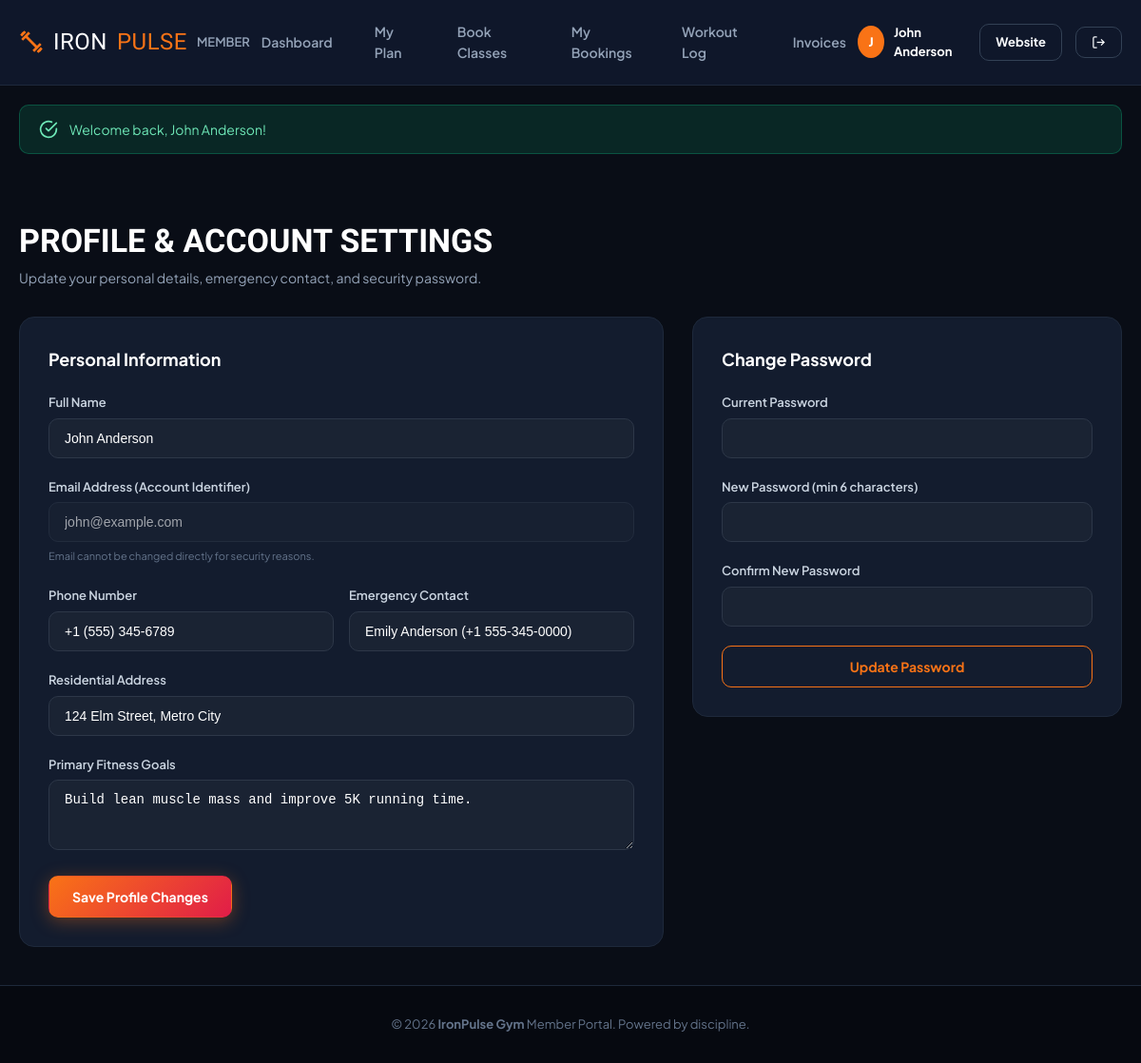
Page /member/profile.php (signed in) on the committed database.
### tables this page shows
CREATE TABLE `users` (
  `id` INT AUTO_INCREMENT PRIMARY KEY,
  `full_name` VARCHAR(100) NOT NULL,
  `email` VARCHAR(120) NOT NULL UNIQUE,
  `password` VARCHAR(255) NOT NULL,
  `phone` VARCHAR(30) DEFAULT NULL,
  `role` ENUM('admin', 'member') NOT NULL DEFAULT 'member',
  `gender` ENUM('male', 'female', 'other') DEFAULT 'other',
  `dob` DATE DEFAULT NULL,
  `avatar` VARCHAR(255) DEFAULT 'default-avatar.png',
  `address` TEXT DEFAULT NULL,
  `emergency_contact` VARCHAR(150) DEFAULT NULL,
  `fitness_goals` TEXT DEFAULT NULL,
  `status` ENUM('active', 'inactive', 'suspended') NOT NULL DEFAULT 'active',
  `created_at` TIMESTAMP DEFAULT CURRENT_TIMESTAMP,
  `updated_at` TIMESTAMP DEFAULT CURRENT_TIMESTAMP ON UPDATE CURRENT_TIMESTAMP
);

### config/config.php (called while the page is built, shortened)
<?php
function url($path = '') {
    $cleanPath = ltrim($path, '/');
    return BASE_URL . ($cleanPath ? '/' . $cleanPath : '');
}
function asset($path = '') {
    return url('assets/' . ltrim($path, '/'));
}

### config/auth.php (called while the page is built, shortened)
<?php
require_once __DIR__ . '/config.php';
function is_logged_in() {
    return !empty($_SESSION['user_id']) && !empty($_SESSION['user_role']);
}
function current_user() {
    static $user = null;
    if ($user === null) {
        $db = getDB();
        $stmt = $db->prepare("SELECT * FROM users WHERE id = ? AND status = 'active' LIMIT 1");
        $stmt->execute([$_SESSION['user_id']]);
        $user = $stmt->fetch();
    }
    return $user;
}

### member/profile.php (the view, shortened to what this page needs)
<?php
require_once __DIR__ . '/../config/config.php';
require_once __DIR__ . '/../config/auth.php';
$user = current_user();
$user = current_user();
require_once __DIR__ . '/includes/member_header.php';
?>
<div class="container" style="padding: 40px 20px;">
    <div style="margin-bottom: 30px;">
        <h1 style="font-family: var(--font-heading); font-size: 34px; color: #fff;">PROFILE & ACCOUNT SETTINGS</h1>
        <p style="color: var(--text-muted); font-size: 14px;">Update your personal details, emergency contact, and security password.</p>
    </div>
    <div style="display: grid; grid-template-columns: 1.2fr 0.8fr; gap: 30px; align-items: start;">
        <div style="background: var(--mem-card); border: 1px solid var(--mem-border); border-radius: 16px; padding: 30px;">
            <h3 style="font-size: 18px; font-weight: 700; color: #fff; margin-bottom: 20px;">Personal Information</h3>
            <form method="POST" action="">
                <div class="form-group">
                    <label>Full Name</label>
                    <input type="text" name="full_name" class="form-control" value="<?= htmlspecialchars($user['full_name']) ?>" required>
                </div>
                <div class="form-group">
                    <label>Email Address (Account Identifier)</label>
                    <input type="email" class="form-control" value="<?= htmlspecialchars($user['email']) ?>" disabled style="opacity: 0.6; cursor: not-allowed;">
                    <small style="color: var(--text-dim); font-size: 11px;">Email cannot be changed directly for security reasons.</small>
                </div>
                <div style="display: grid; grid-template-columns: 1fr 1fr; gap: 16px;">
                    <div class="form-group">
                        <label>Phone Number</label>
                        <input type="tel" name="phone" class="form-control" value="<?= htmlspecialchars($user['phone'] ?? '') ?>">
                    </div>
                    <div class="form-group">
                        <label>Emergency Contact</label>
                        <input type="text" name="emergency_contact" class="form-control" placeholder="Name & Phone" value="<?= htmlspecialchars($user['emergency_contact'] ?? '') ?>">
                    </div>
                </div>
                <div class="form-group">
                    <label>Residential Address</label>
                    <input type="text" name="address" class="form-control" value="<?= htmlspecialchars($user['address'] ?? '') ?>" placeholder="Street, City, Zip">
                </div>
                <div class="form-group">
                    <label>Primary Fitness Goals</label>
                    <textarea name="fitness_goals" class="form-control" rows="3"><?= htmlspecialchars($user['fitness_goals'] ?? '') ?></textarea>
                </div>
                <button type="submit" class="btn btn-primary">
                    Save Profile Changes
                </button>
            </form>
        </div>
        <div style="background: var(--mem-card); border: 1px solid var(--mem-border); border-radius: 16px; padding: 30px;">
            <h3 style="font-size: 18px; font-weight: 700; color: #fff; margin-bottom: 20px;">Change Password</h3>
            <form method="POST" action="">
                <div class="form-group">
                    <label>Current Password</label>
                    <input type="password" name="current_password" class="form-control" required>
                </div>
                <div class="form-group">
                    <label>New Password (min 6 characters)</label>
                    <input type="password" name="new_password" class="form-control" required>
                </div>
                <div class="form-group">
                    <label>Confirm New Password</label>
                    <input type="password" name="confirm_password" class="form-control" required>
                </div>
                <button type="submit" class="btn btn-outline-primary btn-block">
                    Update Password
                </button>
            </form>
        </div>
    </div>
</div>
<?php require_once __DIR__ . '/includes/member_footer.php'; ?>

### member/includes/member_header.php (shortened to what this page needs)
<?php
require_once __DIR__ . '/../../config/config.php';
require_once __DIR__ . '/../../config/auth.php';
$user = current_user();
$curPage = basename($_SERVER['SCRIPT_NAME'] ?? '');
?>
<!DOCTYPE html>
<html lang="en">
<head>
    <link rel="stylesheet" href="<?= asset('css/style.css') ?>">
    <link rel="stylesheet" href="<?= asset('css/member.css') ?>">
</head>
<body class="member-body">
<header class="member-navbar">
    <div class="container member-nav-inner">
        <a href="<?= url('member/index.php') ?>" class="brand-logo" style="font-size: 24px;">
            <svg width="26" height="26" viewBox="0 0 24 24" fill="none" stroke="currentColor" stroke-width="2.5"><path d="m6.5 6.5 11 11"/><path d="m21 21-1-1"/><path d="m3 3 1 1"/><path d="m18 22 4-4"/><path d="m2 6 4-4"/><path d="m3 10 7-7"/><path d="m14 21 7-7"/></svg>
            IRON<span>PULSE</span> <span style="font-size: 13px; font-family: var(--font-body); color: var(--text-muted); font-weight: 600; letter-spacing: 0;">MEMBER</span>
        </a>
        <nav class="member-links">
            <a href="<?= url('member/index.php') ?>" class="member-nav-item <?= $curPage === 'index.php' ? 'active' : '' ?>">Dashboard</a>
            <a href="<?= url('member/membership.php') ?>" class="member-nav-item <?= $curPage === 'membership.php' ? 'active' : '' ?>">My Plan</a>
            <a href="<?= url('member/book-class.php') ?>" class="member-nav-item <?= $curPage === 'book-class.php' ? 'active' : '' ?>">Book Classes</a>
            <a href="<?= url('member/my-bookings.php') ?>" class="member-nav-item <?= $curPage === 'my-bookings.php' ? 'active' : '' ?>">My Bookings</a>
            <a href="<?= url('member/workout-tracker.php') ?>" class="member-nav-item <?= $curPage === 'workout-tracker.php' ? 'active' : '' ?>">Workout Log</a>
            <a href="<?= url('member/payments.php') ?>" class="member-nav-item <?= $curPage === 'payments.php' ? 'active' : '' ?>">Invoices</a>
        </nav>
        <div style="display: flex; align-items: center; gap: 14px;">
            <a href="<?= url('member/profile.php') ?>" style="display: flex; align-items: center; gap: 10px; color: #fff; font-size: 13px; font-weight: 700; text-decoration: none;">
                <div style="width: 34px; height: 34px; border-radius: 50%; background: var(--mem-primary); display: flex; align-items: center; justify-content: center; font-weight: 800; color: #fff;">
                    <?= strtoupper(substr($user['full_name'], 0, 1)) ?>
                </div>
                <span><?= htmlspecialchars($user['full_name']) ?></span>
            </a>
            <a href="<?= url('index.php') ?>" class="btn btn-outline btn-sm" title="Go to Public Website">Website</a>
            <a href="<?= url('logout.php') ?>" class="btn btn-outline btn-sm" title="Log Out">
                <svg width="15" height="15" viewBox="0 0 24 24" fill="none" stroke="currentColor" stroke-width="2"><path d="M9 21H5a2 2 0 0 1-2-2V5a2 2 0 0 1 2-2h4"/><polyline points="16 17 21 12 16 7"/><line x1="21" y1="12" x2="9" y2="12"/></svg>
            </a>
        </div>
    </div>
</header>
<?php require_once __DIR__ . '/../../includes/alerts.php'; ?>

### assets/css/style.css (style rules this page uses)
:root { --primary: #f97316; --primary-hover: #ea580c; --primary-light: rgba(249, 115, 22, 0.15); --primary-glow: rgba(249, 115, 22, 0.4); --secondary: #e11d48; --accent: #10b981; --accent-blue: #3b82f6; --bg-body: #090d16; --bg-surface: #0f172a; --bg-card: #131c2e; --bg-card-hover: #1e293b; --border-subtle: #1e293b; --border-focus: #f97316; --text-main: #f8fafc; --text-secondary: #cbd5e1; --text-muted: #94a3b8; --text-dim: #64748b; --shadow-sm: 0 2px 8px rgba(0, 0, 0, 0.4); --shadow-md: 0 10px 30px rgba(0, 0, 0, 0.5); --shadow-lg: 0 20px 45px rgba(0, 0, 0, 0.7); --shadow-glow: 0 0 30px rgba(249, 115, 22, 0.25); --radius-sm: 6px; --radius-md: 10px; --radius-lg: 16px; --radius-xl: 24px; --radius-full: 9999px; --transition: all 0.25s cubic-bezier(0.4, 0, 0.2, 1); --font-heading: 'Teko', sans-serif; --font-body: 'Plus Jakarta Sans', -apple-system, BlinkMacSystemFont, sans-serif; }
*, *::before, *::after { box-sizing: border-box; margin: 0; padding: 0; }
html { scroll-behavior: smooth; font-size: 16px; }
body { font-family: var(--font-body); background-color: var(--bg-body); color: var(--text-main); line-height: 1.6; overflow-x: hidden; -webkit-font-smoothing: antialiased; }
a { color: inherit; text-decoration: none; transition: var(--transition); }
.container { width: 100%; max-width: 1200px; margin-left: auto; margin-right: auto; padding-left: 20px; padding-right: 20px; }
.btn { display: inline-flex; align-items: center; justify-content: center; gap: 8px; padding: 12px 24px; border-radius: var(--radius-md); font-family: var(--font-body); font-size: 14px; font-weight: 700; cursor: pointer; border: 1px solid transparent; transition: var(--transition); text-align: center; white-space: nowrap; }
.btn-primary { background: linear-gradient(135deg, var(--primary), var(--secondary)); color: #fff; box-shadow: 0 4px 18px rgba(249, 115, 22, 0.35); }
.btn-outline { background: transparent; border-color: #334155; color: var(--text-main); }
.btn-outline-primary { background: transparent; border-color: var(--primary); color: var(--primary); }
.btn-sm { padding: 8px 16px; font-size: 13px; }
.btn-block { width: 100%; }
.brand-logo { display: flex; align-items: center; gap: 10px; font-family: var(--font-heading); font-size: 30px; color: #fff; letter-spacing: 0.5px; text-decoration: none; }
.brand-logo span { color: var(--primary); }
.brand-logo svg { color: var(--primary); }
.form-group { margin-bottom: 20px; }
.form-group label { display: block; font-size: 13px; font-weight: 600; color: var(--text-secondary); margin-bottom: 6px; }
.form-control { width: 100%; padding: 12px 16px; background: #1a2333; border: 1px solid #2d3748; border-radius: var(--radius-md); color: #fff; font-size: 14px; transition: var(--transition); }

### assets/css/member.css (style rules this page uses)
:root { --mem-primary: #f97316; --mem-bg: #090d16; --mem-surface: #0f172a; --mem-card: #131c2e; --mem-card-hover: #1b263b; --mem-border: #1e293b; --mem-text: #f8fafc; --mem-muted: #94a3b8; }
body.member-body { background-color: var(--mem-bg); color: var(--mem-text); min-height: 100vh; display: flex; flex-direction: column; }
.member-navbar { background: var(--mem-surface); border-bottom: 1px solid var(--mem-border); padding: 14px 0; position: sticky; top: 0; z-index: 100; }
.member-nav-inner { display: flex; align-items: center; justify-content: space-between; }
.member-links { display: flex; align-items: center; gap: 20px; }
.member-nav-item { color: var(--mem-muted); font-size: 14px; font-weight: 600; padding: 8px 12px; border-radius: 8px; transition: all 0.2s; display: flex; align-items: center; gap: 8px; }

### rows in the picture
users: full_name "J", full_name "John Anderson", email "john@example.com", phone "+1 (555) 345-6789", emergency_contact "Emily Anderson (+1 555-345-0000)", address "124 Elm Street, Metro City", fitness_goals "Build lean muscle mass and improve 5K running time."

### other values in the picture
$flash['message'] "Welcome back, John Anderson!"
APP_NAME "IronPulse Gym"
